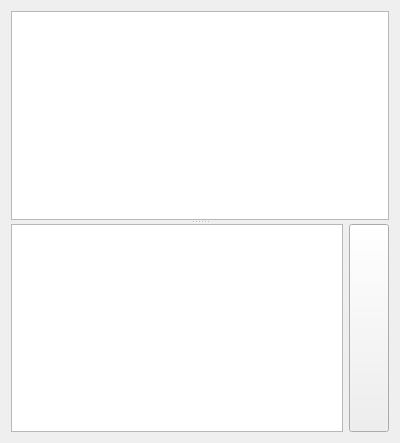
<ui version="4.0" >
 <class>DbConsole</class>
 <widget class="QWidget" name="DbConsole" >
  <property name="geometry" >
   <rect>
    <x>0</x>
    <y>0</y>
    <width>400</width>
    <height>443</height>
   </rect>
  </property>
  <property name="windowTitle" >
   <string>Form</string>
  </property>
  <layout class="QVBoxLayout" name="verticalLayout" >
   <item>
    <widget class="QSplitter" name="splitter" >
     <property name="orientation" >
      <enum>Qt::Vertical</enum>
     </property>
     <widget class="QTableView" name="resultView" />
     <widget class="QWidget" name="" >
      <layout class="QHBoxLayout" name="horizontalLayout" >
       <item>
        <widget class="KTextEdit" name="queryEdit" >
         <property name="sizePolicy" >
          <sizepolicy vsizetype="Expanding" hsizetype="Expanding" >
           <horstretch>0</horstretch>
           <verstretch>0</verstretch>
          </sizepolicy>
         </property>
         <property name="tabChangesFocus" >
          <bool>true</bool>
         </property>
         <property name="acceptRichText" >
          <bool>false</bool>
         </property>
        </widget>
       </item>
       <item>
        <widget class="KPushButton" name="execButton" >
         <property name="sizePolicy" >
          <sizepolicy vsizetype="MinimumExpanding" hsizetype="Minimum" >
           <horstretch>0</horstretch>
           <verstretch>0</verstretch>
          </sizepolicy>
         </property>
         <property name="toolTip" >
          <string>Execute query</string>
         </property>
        </widget>
       </item>
      </layout>
     </widget>
    </widget>
   </item>
  </layout>
 </widget>
 <customwidgets>
  <customwidget>
   <class>KPushButton</class>
   <extends>QPushButton</extends>
   <header>kpushbutton.h</header>
  </customwidget>
  <customwidget>
   <class>KTextEdit</class>
   <extends>QTextEdit</extends>
   <header>ktextedit.h</header>
  </customwidget>
 </customwidgets>
 <resources/>
 <connections/>
</ui>
